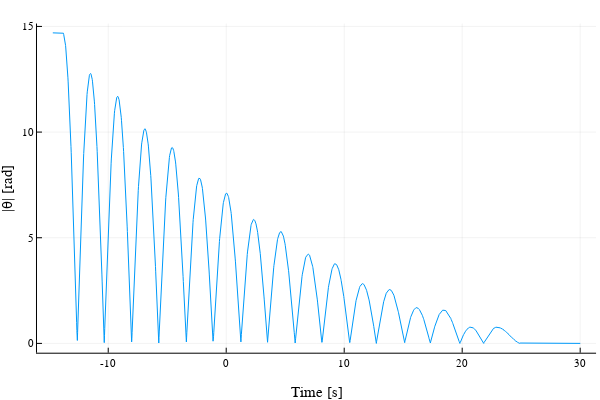

Notebook code cell kept with this figure:
### Markdown cell above
#### Gögn 2 nema abs

### Code cell
plot(data2[!,1], abs.(data2[!,2]),
xlabel = "Time [s]",
ylab = "|θ| [rad]",
labels = :none)

### Figure 1 — Plotly figure (JSON) as saved in the notebook; plotly's stock layout.template omitted (floating-point values rounded to 4 significant figures; data arrays with more than 128 entries replaced by an {"elided": "..."} marker saying what was removed)
{"data": [{"colorbar": {"title": ""}, "legendgroup": "", "line": {"color": "rgba(0, 154, 250, 1.000)", "dash": "solid", "shape": "linear", "width": 1}, "mode": "lines", "name": "", "showlegend": false, "type": "scatter", "x": {"elided": "2236 float values"}, "xaxis": "x", "y": {"elided": "2236 float values"}, "yaxis": "y", "zmax": null, "zmin": null}], "layout": {"annotations": [], "height": 400, "legend": {"bgcolor": "rgba(255, 255, 255, 1.000)", "bordercolor": "rgba(0, 0, 0, 1.000)", "borderwidth": 1, "font": {"color": "rgba(0, 0, 0, 1.000)", "family": "sans-serif", "size": 11}, "title": {"font": {"color": "rgba(0, 0, 0, 1.000)", "family": "sans-serif", "size": 15}, "text": ""}, "tracegroupgap": 0, "traceorder": "normal", "x": 1, "xanchor": "auto", "y": 1, "yanchor": "auto"}, "margin": {"b": 20, "l": 0, "r": 0, "t": 20}, "paper_bgcolor": "rgba(255, 255, 255, 1.000)", "plot_bgcolor": "rgba(255, 255, 255, 1.000)", "showlegend": true, "width": 600, "xaxis": {"anchor": "y", "domain": [0.06165, 0.9934], "gridcolor": "rgba(0, 0, 0, 0.100)", "gridwidth": 0.5, "linecolor": "rgba(0, 0, 0, 1.000)", "mirror": false, "range": [-16.04, 31.35], "showgrid": true, "showline": true, "showticklabels": true, "tickangle": 0, "tickcolor": "rgb(0, 0, 0)", "tickfont": {"color": "rgba(0, 0, 0, 1.000)", "family": "sans-serif", "size": 11}, "tickmode": "array", "ticks": "inside", "ticktext": ["-10", "0", "10", "20", "30"], "tickvals": [-10, 0, 10, 20, 30], "title": "Time [s]", "titlefont": {"color": "rgba(0, 0, 0, 1.000)", "family": "sans-serif", "size": 15}, "type": "-", "visible": true, "zeroline": false, "zerolinecolor": "rgba(0, 0, 0, 1.000)"}, "yaxis": {"anchor": "x", "domain": [0.07581, 0.9902], "gridcolor": "rgba(0, 0, 0, 0.100)", "gridwidth": 0.5, "linecolor": "rgba(0, 0, 0, 1.000)", "mirror": false, "range": [-0.4409, 15.14], "showgrid": true, "showline": true, "showticklabels": true, "tickangle": 0, "tickcolor": "rgb(0, 0, 0)", "tickfont": {"color": "rgba(0, 0, 0, 1.000)", "family": "sans-serif", "size": 11}, "tickmode": "array", "ticks": "inside", "ticktext": ["0", "5", "10", "15"], "tickvals": [0, 5, 10, 15], "title": "|θ| [rad]", "titlefont": {"color": "rgba(0, 0, 0, 1.000)", "family": "sans-serif", "size": 15}, "type": "-", "visible": true, "zeroline": false, "zerolinecolor": "rgba(0, 0, 0, 1.000)"}}}
